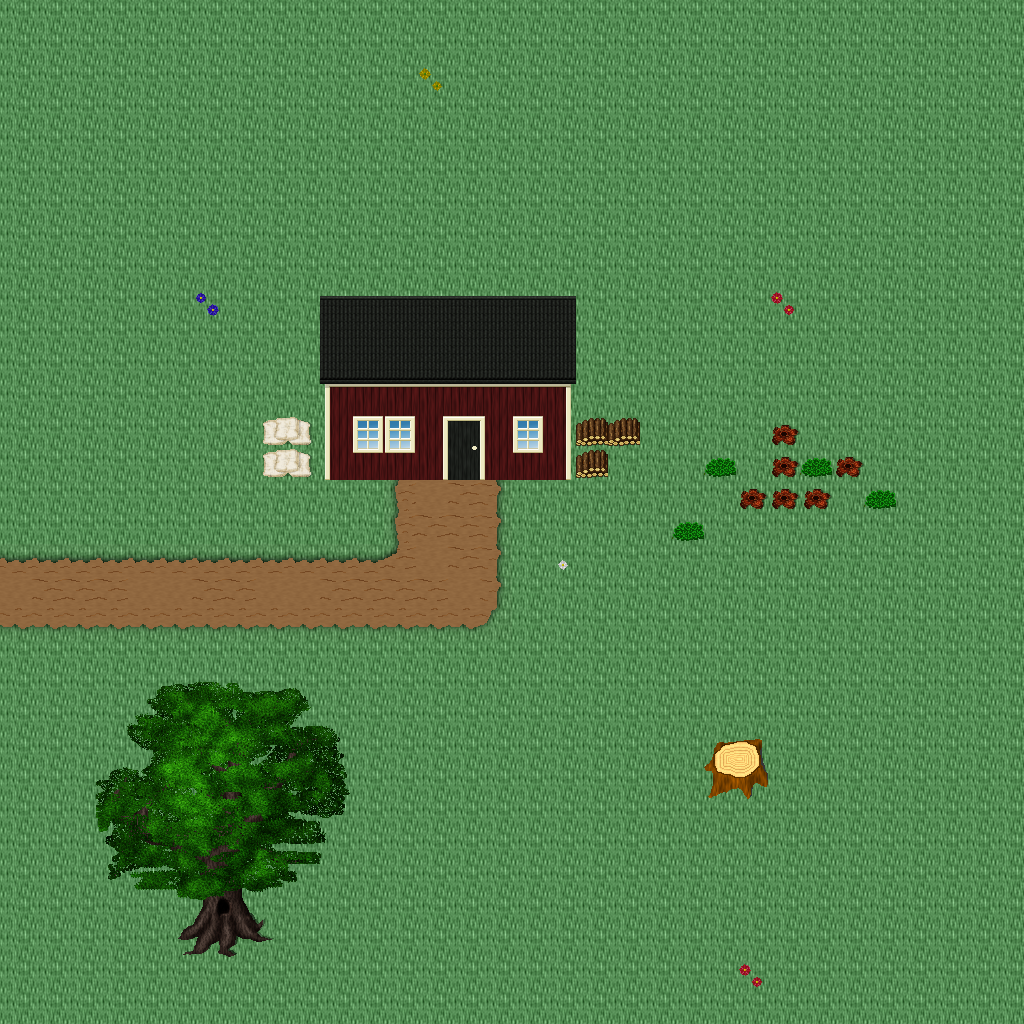

A 2D game scene composited from a Tiled map and its tileset images. What follows is a short description and the map's XML, with each tile layer's data collapsed to a summary:
An orthogonal 32x32 tile map with 32x32 px tiles, 5 tile layers (Ground, Objects, Objects2, Above, ...), 1 hidden layer not drawn, 49 tilesets.

<map version="1.10" tiledversion="1.11.0" orientation="orthogonal" renderorder="right-down" width="32" height="32" tilewidth="32" tileheight="32" infinite="0" nextlayerid="11" nextobjectid="1">
 <tileset firstgid="1" name="ground_ground" tilewidth="32" tileheight="32" tilecount="33" columns="3">
  <image source="../drawable/ground_ground.png" width="96" height="352" />
 </tileset>
 <tileset firstgid="34" name="building_wall_old_wood" tilewidth="32" tileheight="32" tilecount="9" columns="3">
  <image source="../drawable/building_wall_old_wood.png" width="96" height="96" />
 </tileset>
 <tileset firstgid="43" name="building_fence_fence_wooden" tilewidth="32" tileheight="32" tilecount="12" columns="3">
  <image source="../drawable/building_fence_fence_wooden.png" width="96" height="128" />
 </tileset>
 <tileset firstgid="55" name="building_fence_fence_chunky" tilewidth="32" tileheight="32" tilecount="21" columns="3">
  <image source="../drawable/building_fence_fence_chunky.png" width="96" height="224" />
 </tileset>
 <tileset firstgid="76" name="plant_stump_stump_brown" tilewidth="32" tileheight="32" tilecount="4" columns="2">
  <image source="../drawable/plant_stump_stump_brown.png" width="64" height="64" />
 </tileset>
 <tileset firstgid="80" name="ground_earth_edges" tilewidth="32" tileheight="32" tilecount="18" columns="6">
  <image source="../drawable/ground_earth_edges.png" width="192" height="96" />
 </tileset>
 <tileset firstgid="98" name="ground_grass_corners" tilewidth="32" tileheight="32" tilecount="24" columns="6">
  <image source="../drawable/ground_grass_corners.png" width="192" height="128" />
 </tileset>
 <tileset firstgid="122" name="ground_grass_edges" tilewidth="32" tileheight="32" tilecount="36" columns="12">
  <image source="../drawable/ground_grass_edges.png" width="384" height="96" />
 </tileset>
 <tileset firstgid="158" name="plant_tree_apple_tree" tilewidth="32" tileheight="32" tilecount="9" columns="3">
  <image source="../drawable/plant_tree_apple_tree.png" width="96" height="96" />
 </tileset>
 <tileset firstgid="167" name="plant_tree_chestnut_tree" tilewidth="32" tileheight="32" tilecount="20" columns="4">
  <image source="../drawable/plant_tree_chestnut_tree.png" width="128" height="160" />
 </tileset>
 <tileset firstgid="187" name="plant_tree_crack_willow" tilewidth="32" tileheight="32" tilecount="20" columns="4">
  <image source="../drawable/plant_tree_crack_willow.png" width="128" height="160" />
 </tileset>
 <tileset firstgid="207" name="furniture_chair_bench_iron" tilewidth="32" tileheight="32" tilecount="4" columns="2">
  <image source="../drawable/furniture_chair_bench_iron.png" width="64" height="64" />
 </tileset>
 <tileset firstgid="211" name="furniture_chair_bench_iron_reverse" tilewidth="32" tileheight="32" tilecount="4" columns="2">
  <image source="../drawable/furniture_chair_bench_iron_reverse.png" width="64" height="64" />
 </tileset>
 <tileset firstgid="215" name="object_hay_cart" tilewidth="32" tileheight="32" tilecount="1" columns="1">
  <image source="../drawable/object_hay_cart.png" width="32" height="32" />
 </tileset>
 <tileset firstgid="216" name="building_wall_walls_siding" tilewidth="32" tileheight="32" tilecount="16" columns="4">
  <image source="../drawable/building_wall_walls_siding.png" width="128" height="128" />
 </tileset>
 <tileset firstgid="232" name="building_roof_brown" tilewidth="32" tileheight="32" tilecount="20" columns="5">
  <image source="../drawable/building_roof_brown.png" width="160" height="128" />
 </tileset>
 <tileset firstgid="252" name="building_door_door" tilewidth="32" tileheight="32" tilecount="6" columns="3">
  <image source="../drawable/building_door_door.png" width="96" height="64" />
 </tileset>
 <tileset firstgid="258" name="item_tools" tilewidth="32" tileheight="32" tilecount="9" columns="3">
  <image source="../drawable/item_tools.png" width="96" height="96" />
 </tileset>
 <tileset firstgid="267" name="ground_cobbled_paving" tilewidth="32" tileheight="32" tilecount="1" columns="1">
  <image source="../drawable/ground_cobbled_paving.png" width="32" height="32" />
 </tileset>
 <tileset firstgid="268" name="item_bazaar_produce" tilewidth="32" tileheight="32" tilecount="4" columns="2">
  <image source="../drawable/item_bazaar_produce.png" width="64" height="64" />
 </tileset>
 <tileset firstgid="272" name="item_sacks" tilewidth="32" tileheight="32" tilecount="2" columns="2">
  <image source="../drawable/item_sacks.png" width="64" height="32" />
 </tileset>
 <tileset firstgid="274" name="building_barnyard" tilewidth="32" tileheight="32" tilecount="200" columns="8">
  <image source="../drawable/building_barnyard.png" width="256" height="800" />
 </tileset>
 <tileset firstgid="474" name="plant_flower_planted_containers" tilewidth="32" tileheight="32" tilecount="16" columns="4">
  <image source="../drawable/plant_flower_planted_containers.png" width="128" height="128" />
 </tileset>
 <tileset firstgid="490" name="furniture_chair_wooden_rustic" tilewidth="32" tileheight="32" tilecount="8" columns="4">
  <image source="../drawable/furniture_chair_wooden_rustic.png" width="128" height="64" />
 </tileset>
 <tileset firstgid="498" name="furniture_table_brick_base" tilewidth="32" tileheight="32" tilecount="3" columns="3">
  <image source="../drawable/furniture_table_brick_base.png" width="96" height="32" />
 </tileset>
 <tileset firstgid="501" name="building_stairs_wooden_stairs" tilewidth="32" tileheight="32" tilecount="9" columns="3">
  <image source="../drawable/building_stairs_wooden_stairs.png" width="96" height="96" />
 </tileset>
 <tileset firstgid="510" name="plant_tree_maple_tree" tilewidth="32" tileheight="32" tilecount="72" columns="8">
  <image source="../drawable/plant_tree_maple_tree.png" width="256" height="288" />
 </tileset>
 <tileset firstgid="582" name="building_decoration_chimney_big" tilewidth="32" tileheight="32" tilecount="2" columns="1">
  <image source="../drawable/building_decoration_chimney_big.png" width="32" height="64" />
 </tileset>
 <tileset firstgid="584" name="logic_item_corn" tilewidth="32" tileheight="32" tilecount="5" columns="5">
  <image source="../drawable/logic_item_corn.png" width="160" height="32" />
 </tileset>
 <tileset firstgid="589" name="logic_collision" tilewidth="32" tileheight="32" tilecount="1" columns="1">
  <image source="../drawable/logic_collision.png" width="32" height="32" />
 </tileset>
 <tileset firstgid="590" name="plant_bush_bushes" tilewidth="32" tileheight="32" tilecount="10" columns="5">
  <image source="../drawable/plant_bush_bushes.png" width="160" height="64" />
 </tileset>
 <tileset firstgid="600" name="logic_item_vegetable" tilewidth="32" tileheight="32" tilecount="16" columns="8">
  <image source="../drawable/logic_item_vegetable.png" width="256" height="64" />
 </tileset>
 <tileset firstgid="616" name="plant_flower_daisy_blue" tilewidth="32" tileheight="32" tilecount="8" columns="2">
  <image source="../drawable/plant_flower_daisy_blue.png" width="64" height="128" />
 </tileset>
 <tileset firstgid="624" name="plant_flower_daisy_red" tilewidth="32" tileheight="32" tilecount="8" columns="2">
  <image source="../drawable/plant_flower_daisy_red.png" width="64" height="128" />
 </tileset>
 <tileset firstgid="632" name="plant_flower_daisy_white" tilewidth="32" tileheight="32" tilecount="8" columns="2">
  <image source="../drawable/plant_flower_daisy_white.png" width="64" height="128" />
 </tileset>
 <tileset firstgid="640" name="plant_flower_daisy_yellow" tilewidth="32" tileheight="32" tilecount="8" columns="2">
  <image source="../drawable/plant_flower_daisy_yellow.png" width="64" height="128" />
 </tileset>
 <tileset firstgid="648" name="plant_tree_tree_darkgreen" tilewidth="32" tileheight="32" tilecount="88" columns="8">
  <image source="../drawable/plant_tree_tree_darkgreen.png" width="256" height="352" />
 </tileset>
 <tileset firstgid="736" name="logic_creature_animal" tilewidth="32" tileheight="32" tilecount="32" columns="8">
  <image source="../drawable/logic_creature_animal.png" width="256" height="128" />
 </tileset>
 <tileset firstgid="768" name="logic_creature_rodent" tilewidth="32" tileheight="32" tilecount="8" columns="8">
  <image source="../drawable/logic_creature_rodent.png" width="256" height="32" />
 </tileset>
 <tileset firstgid="776" name="logic_creature_farm_animal" tilewidth="32" tileheight="32" tilecount="16" columns="8">
  <image source="../drawable/logic_creature_farm_animal.png" width="256" height="64" />
 </tileset>
 <tileset firstgid="792" name="ground_green_paving" tilewidth="32" tileheight="32" tilecount="18" columns="3">
  <image source="../drawable/ground_green_paving.png" width="96" height="192" />
 </tileset>
 <tileset firstgid="810" name="logic_protection" tilewidth="32" tileheight="32" tilecount="2" columns="2">
  <image source="../drawable/logic_protection.png" width="64" height="32" />
 </tileset>
 <tileset firstgid="812" name="item_hen_nest" tilewidth="32" tileheight="32" tilecount="1" columns="1">
  <image source="../drawable/item_hen_nest.png" width="32" height="32" />
 </tileset>
 <tileset firstgid="813" name="logic_item_dairy" tilewidth="32" tileheight="32" tilecount="1" columns="1">
  <image source="../drawable/logic_item_dairy.png" width="32" height="32" />
 </tileset>
 <tileset firstgid="814" name="light_door_light_ew" tilewidth="32" tileheight="32" tilecount="18" columns="6">
  <image source="../drawable/light_door_light_ew.png" width="192" height="96" />
 </tileset>
 <tileset firstgid="832" name="light_door_light" tilewidth="32" tileheight="32" tilecount="12" columns="3">
  <image source="../drawable/light_door_light.png" width="96" height="128" />
 </tileset>
 <tileset firstgid="844" name="item_firewood" tilewidth="32" tileheight="32" tilecount="12" columns="3">
  <image source="../drawable/item_firewood.png" width="96" height="128" />
 </tileset>
 <tileset firstgid="856" name="furniture_sink_manger" tilewidth="32" tileheight="32" tilecount="18" columns="6">
  <image source="../drawable/furniture_sink_manger.png" width="192" height="96" />
 </tileset>
 <tileset firstgid="874" name="logic_creature_fowl" tilewidth="32" tileheight="32" tilecount="6" columns="6">
  <image source="../drawable/logic_creature_fowl.png" width="192" height="32" />
 </tileset>
 <layer id="1" name="Ground" width="32" height="32">
  <data>[1024 cells, 1024 non-empty, 2 distinct tile ids]</data>
 </layer>
 <layer id="2" name="Objects" width="32" height="32">
  <data>[1024 cells, 104 non-empty, 36 distinct tile ids]</data>
 </layer>
 <layer id="3" name="Objects2" width="32" height="32">
  <data>[1024 cells, 12 non-empty, 8 distinct tile ids]</data>
 </layer>
 <layer id="4" name="Above" width="32" height="32">
  <data>[1024 cells, 79 non-empty, 64 distinct tile ids]</data>
 </layer>
 <layer id="5" name="Above2" width="32" height="32">
  <data>[1024 cells, 0 non-empty, 0 distinct tile ids]</data>
 </layer>
 <layer id="6" name="Walkable" width="32" height="32" visible="0">
  <data>[1024 cells, 53 non-empty, 1 distinct tile ids]</data>
 </layer>
 <objectgroup id="7" name="Mapevents" />
 <objectgroup id="8" name="Spawn" />
 <objectgroup id="9" name="Keys" />
 <objectgroup id="10" name="Replace" />
</map>
